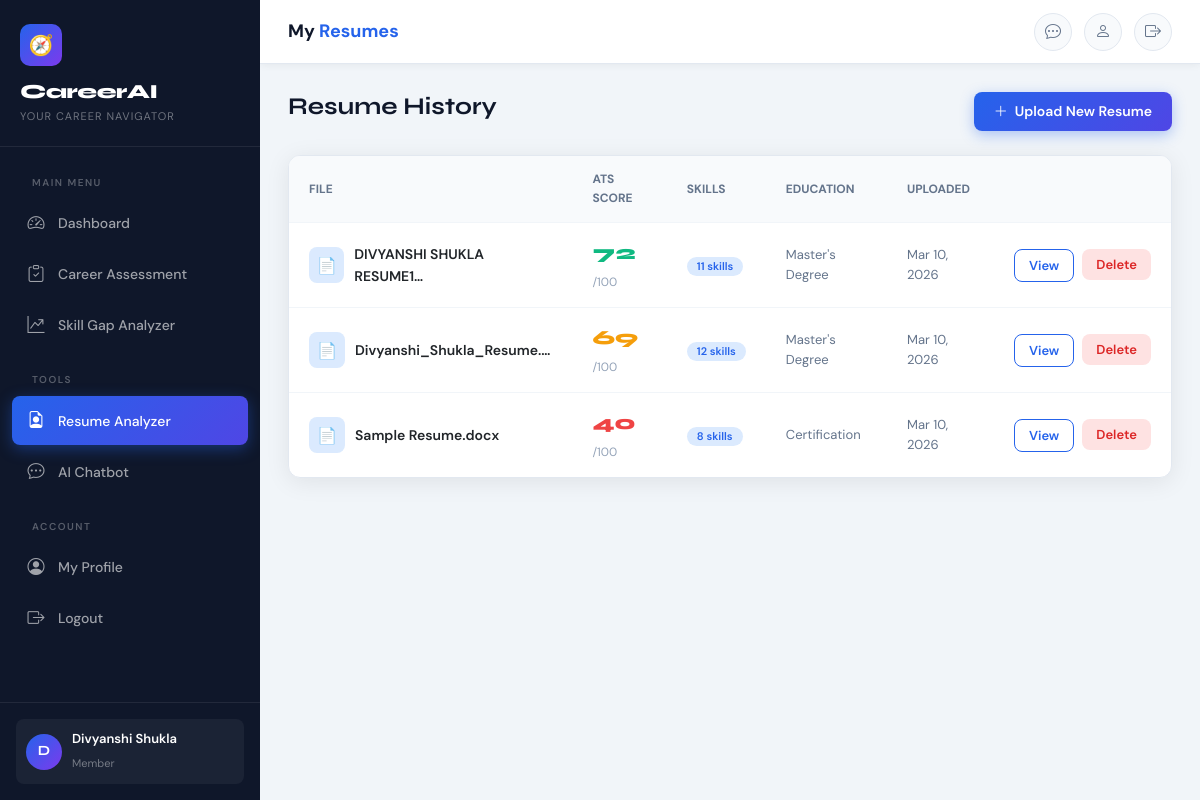
/resume/list/ (signed in), run on the app's committed database.
### accounts/models.py (models this page shows, shortened)
class User(AbstractUser):
    bio = models.TextField(blank=True)
    profile_pic = models.ImageField(upload_to='profiles/', blank=True, null=True)
    current_skills = models.TextField(blank=True, help_text="Comma-separated list of your skills")
    desired_career = models.CharField(max_length=200, blank=True)
    linkedin_url = models.URLField(blank=True)
    github_url = models.URLField(blank=True)
    experience_years = models.PositiveIntegerField(default=0)

### resume_analyzer/models.py (models this page shows, shortened)
class Resume(models.Model):
    user = models.ForeignKey(settings.AUTH_USER_MODEL, on_delete=models.CASCADE)
    file = models.FileField(upload_to='resumes/')
    original_filename = models.CharField(max_length=255, blank=True)
    extracted_text = models.TextField(blank=True)
    skills_found = models.JSONField(default=list)
    experience_years = models.FloatField(null=True, blank=True)
    education_level = models.CharField(max_length=100, blank=True)
    ats_score = models.IntegerField(null=True, blank=True)
    feedback = models.TextField(blank=True)
    word_count = models.IntegerField(default=0)
    uploaded_at = models.DateTimeField(auto_now_add=True)
    class Meta:
        ordering = ['-uploaded_at']

### resume_analyzer/views.py (the view)
# urls.py: path('list/', views.resume_list, name='resume_list'),
@login_required
def resume_list(request):
    resumes = Resume.objects.filter(user=request.user)
    return render(request, 'resume_analyzer/list.html', {'resumes': resumes})

### templates/resume_analyzer/list.html (shortened to what this page needs)
{% extends 'base.html' %}
{% block page_title %}My <span>Resumes</span>{% endblock %}
{% block content %}
<div class="page-header fade-up">
  <h2>Resume History</h2>
  <a href="{% url 'upload_resume' %}" class="btn btn-primary"><i class="bi bi-plus-lg"></i> Upload New Resume</a>
</div>
<div class="card fade-up">
  <div class="card-body" style="padding:0;">
    {% if resumes %}
    <table style="width:100%;border-collapse:collapse;">
      <thead style="background:#f8fafc;">
        <tr>
          <th style="padding:14px 20px;text-align:left;font-size:12px;font-weight:700;color:#64748b;text-transform:uppercase;">File</th>
          <th style="padding:14px 20px;text-align:left;font-size:12px;font-weight:700;color:#64748b;text-transform:uppercase;">ATS Score</th>
          <th style="padding:14px 20px;text-align:left;font-size:12px;font-weight:700;color:#64748b;text-transform:uppercase;">Skills</th>
          <th style="padding:14px 20px;text-align:left;font-size:12px;font-weight:700;color:#64748b;text-transform:uppercase;">Education</th>
          <th style="padding:14px 20px;text-align:left;font-size:12px;font-weight:700;color:#64748b;text-transform:uppercase;">Uploaded</th>
          <th style="padding:14px 20px;"></th>
        </tr>
      </thead>
      <tbody>
        {% for r in resumes %}
        <tr style="border-top:1px solid #f1f5f9;">
          <td style="padding:14px 20px;">
            <div style="display:flex;align-items:center;gap:10px;">
              <div style="width:36px;height:36px;border-radius:8px;background:#dbeafe;display:flex;align-items:center;justify-content:center;font-size:16px;">📄</div>
              <span style="font-weight:600;font-size:14px;">{{ r.original_filename|truncatechars:25 }}</span>
            </div>
          </td>
          <td style="padding:14px 20px;">
            <span style="font-family:'Syne',sans-serif;font-size:20px;font-weight:800;color:{% if r.ats_score >= 70 %}#10b981{% elif r.ats_score >= 50 %}#f59e0b{% else %}#ef4444{% endif %};">{{ r.ats_score }}</span>
            <span style="font-size:12px;color:#94a3b8;">/100</span>
          </td>
          <td style="padding:14px 20px;"><span class="badge badge-primary">{{ r.skills_found|length }} skills</span></td>
          <td style="padding:14px 20px;font-size:13px;color:#64748b;">{{ r.education_level|default:"—" }}</td>
          <td style="padding:14px 20px;font-size:13px;color:#64748b;">{{ r.uploaded_at|date:"M d, Y" }}</td>
          <td style="padding:14px 20px;">
            <div style="display:flex;gap:8px;">
              <a href="{% url 'resume_result' r.pk %}" class="btn btn-outline-primary btn-sm">View</a>
              <form method="post" action="{% url 'delete_resume' r.pk %}" style="display:inline;" onsubmit="return confirm('Delete this resume?')">
                <button type="submit" class="btn btn-sm" style="background:#fee2e2;color:#dc2626;border:none;">Delete</button>
              </form>
            </div>
          </td>
        </tr>
        {% endfor %}
      </tbody>
    </table>
    {% endif %}
  </div>
</div>
{% endblock %}

### templates/base.html (shortened to what this page needs)
{% load static %}
<!DOCTYPE html>
<html lang="en">
<head>
  <link href="https://cdn.jsdelivr.net/npm/bootstrap@5.3.2/dist/css/bootstrap.min.css" rel="stylesheet">
  <link href="https://cdn.jsdelivr.net/npm/bootstrap-icons@1.11.3/font/bootstrap-icons.min.css" rel="stylesheet">
  <link href="{% static 'css/main.css' %}" rel="stylesheet">
</head>
<body>
<aside class="sidebar" id="sidebar">
  <div class="sidebar-brand">
    <div class="brand-icon">🧭</div>
    <div class="brand-name">CareerAI</div>
    <div class="brand-sub">Your Career Navigator</div>
  </div>
  <nav class="sidebar-nav">
    <div class="sidebar-section-label">Main Menu</div>
    <div class="nav-item">
      <a href="{% url 'dashboard' %}" class="nav-link {% if request.resolver_match.url_name == 'dashboard' %}active{% endif %}">
        <i class="bi bi-speedometer2"></i> Dashboard
      </a>
    </div>
    <div class="nav-item">
      <a href="{% url 'quiz' %}" class="nav-link {% if 'quiz' in request.resolver_match.url_name %}active{% endif %}">
        <i class="bi bi-clipboard-check"></i> Career Assessment
      </a>
    </div>
    <div class="nav-item">
      <a href="{% url 'skill_gap' %}" class="nav-link {% if request.resolver_match.url_name == 'skill_gap' %}active{% endif %}">
        <i class="bi bi-graph-up-arrow"></i> Skill Gap Analyzer
      </a>
    </div>
    <div class="sidebar-section-label">Tools</div>
    <div class="nav-item">
      <a href="{% url 'upload_resume' %}" class="nav-link {% if 'resume' in request.resolver_match.url_name %}active{% endif %}">
        <i class="bi bi-file-earmark-person"></i> Resume Analyzer
      </a>
    </div>
    <div class="nav-item">
      <a href="{% url 'chatbot' %}" class="nav-link {% if request.resolver_match.url_name == 'chatbot' %}active{% endif %}">
        <i class="bi bi-chat-dots"></i> AI Chatbot
      </a>
    </div>
    <div class="sidebar-section-label">Account</div>
    <div class="nav-item">
      <a href="{% url 'profile' %}" class="nav-link {% if request.resolver_match.url_name == 'profile' %}active{% endif %}">
        <i class="bi bi-person-circle"></i> My Profile
      </a>
    </div>
    <div class="nav-item">
      <a href="{% url 'logout' %}" class="nav-link">
        <i class="bi bi-box-arrow-right"></i> Logout
      </a>
    </div>
  </nav>
  <div class="sidebar-footer">
    <a href="{% url 'profile' %}" class="sidebar-user">
      <div class="avatar">
        {% if request.user.profile_pic %}
          <img src="{{ request.user.profile_pic.url }}" alt="Avatar">
        {% else %}
          {{ request.user.first_name|first|upper|default:request.user.username|first|upper }}
        {% endif %}
      </div>
      <div class="user-info">
        <span class="name">{{ request.user.get_full_name|default:request.user.username }}</span>
        <span class="role">{{ request.user.desired_career|default:"Member" }}</span>
      </div>
    </a>
  </div>
</aside>
<div class="main-wrapper">
  <header class="topbar">
    <div class="topbar-title">{% block page_title %}<span>Dashboard</span>{% endblock %}</div>
    <div class="topbar-right">
      <a href="{% url 'chatbot' %}" class="topbar-btn" title="AI Chat">
        <i class="bi bi-chat-dots"></i>
      </a>
      <a href="{% url 'profile' %}" class="topbar-btn" title="Profile">
        <i class="bi bi-person"></i>
      </a>
      <a href="{% url 'logout' %}" class="topbar-btn" title="Logout">
        <i class="bi bi-box-arrow-right"></i>
      </a>
    </div>
  </header>
  <main class="page-content">
    {% block content %}{% endblock %}
  </main>
</div>
</body>
</html>

### data on the page
User: user.first_name|first "D", user.get_full_name "Divyanshi Shukla", user.desired_career "Member"
Resume: original_filename "DIVYANSHI SHUKLA RESUME1…", ats_score "72", skills_found|length "11", education_level "Master's Degree", uploaded_at "Mar 10, 2026"
Resume: original_filename "Divyanshi_Shukla_Resume.…", ats_score "69", skills_found|length "12", education_level "Master's Degree", uploaded_at "Mar 10, 2026"
Resume: original_filename "Sample Resume.docx", ats_score "40", skills_found|length "8", education_level "Certification", uploaded_at "Mar 10, 2026"
